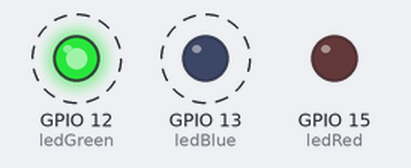
This sketch was run on a simulated ESP8266 (NodeMCU). Parts: output pins drawn as LEDs (lit = HIGH). Dashed ring = blinking. EEPROM starts erased; what the sketch prints to the serial monitor is not drawn.

Above: at 0.15 s.
Timing chart, 0 to 3.1 s (numbered marks = the images above):
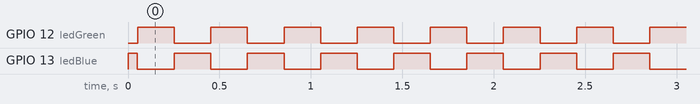

The sketch:

WittyCloudClearAllSettings.ino
```cpp
/*
  Clear out the filesystem and any saved settings on a
  Witty Cloud ESP8266 development board.

  This code is in the public domain.
*/

#include <FS.h>
#include <ESP8266WiFi.h>
#include <WiFiManager.h>
#include <EEPROM.h>

// Declare constants to map to specific pins on the Witty Cloud board
const int inputLDR = A0;   // Pin labeled ADC
const int inputButton = 4; // Pin labeled GPIO4
const int ledRed = 15;     // Pin labeled GPIO15
const int ledGreen = 12;   // Pin labeled GPIO12
const int ledBlue = 13;    // Pin labeled GPIO13

void setup() {
  pinMode(ledRed, OUTPUT);     // Initialize the blue LED pin as an output
  pinMode(ledGreen, OUTPUT);   // Initialize the green LED pin as an output
  pinMode(ledBlue, OUTPUT);    // Initialize the red LED pin as an output

  Serial.begin(115200);
  Serial.print("\n\n\n");

  // Set LED to blue while clearing EEPROM
  digitalWrite(ledRed, LOW);
  digitalWrite(ledGreen, LOW);
  digitalWrite(ledBlue, HIGH);

  // Write a 0 to all 512 bytes of the EEPROM
  Serial.println("Clearing 512 bytes of EEPROM...");
  EEPROM.begin(512);
  for (int i = 0; i < 512; i++)
    EEPROM.write(i, 0);

  // Set LED to green while clearing WiFiManager settings
  digitalWrite(ledRed, LOW);
  digitalWrite(ledGreen, HIGH);
  digitalWrite(ledBlue, LOW);

  // Clear WiFiManager settings, wherever they live
  Serial.println("Clearing WiFiManager settings...");
  WiFiManager wifiManager;
  wifiManager.resetSettings();

  // Set LED to red while formatting SPIFFS
  digitalWrite(ledRed, HIGH);
  digitalWrite(ledGreen, LOW);
  digitalWrite(ledBlue, LOW);

  // Format SPIFFS
  Serial.println("Formatting SPIFFS...");
  SPIFFS.format();
  digitalWrite(ledRed, LOW);
  digitalWrite(ledGreen, LOW);
  digitalWrite(ledBlue, LOW);
}

void loop() {
  Serial.println("Device successfully erased.");

  // Flash LED blue/green once the process completes until the
  // heat death of the universe or the device is restarted.
  while (true) {
    digitalWrite(ledGreen, HIGH);
    digitalWrite(ledBlue, LOW);
    delay(200);
    digitalWrite(ledGreen, LOW);
    digitalWrite(ledBlue, HIGH);
    delay(200);
  }
}
```

Measured:
- by itself, GPIO 12 (ledGreen), GPIO 13 (ledBlue): alternates HIGH for 0.20 s and LOW for 0.20 s
